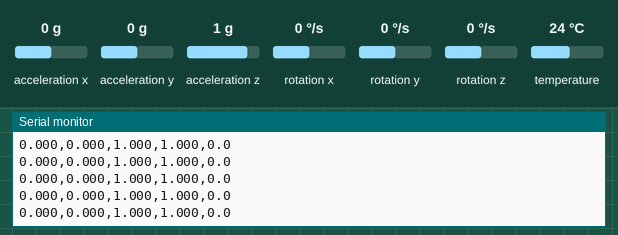
Simulated run of this sketch. Board: ESP32. On the bench: the last lines printed to the serial monitor. The inputs (shaded band) are chosen by the test bench; at power-on: acceleration x 0 g, acceleration y 0 g, acceleration z 1 g, rotation x 0 °/s, rotation y 0 °/s, rotation z 0 °/s, temperature 24 °C.

Above: at 1.2 s.
1.3 s: acceleration x set to -1.4 g
At 1.8 s:
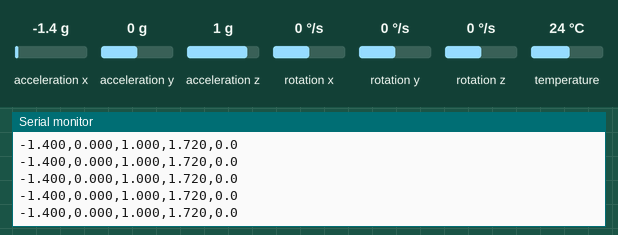
2.8 s: acceleration y set to -1.4 g
At 3.5 s:
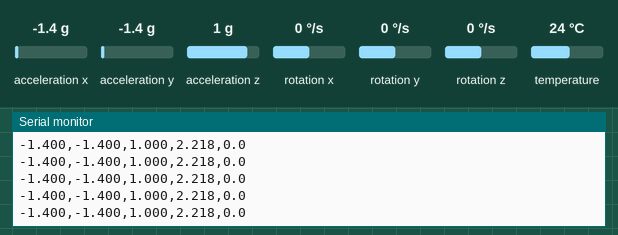
4.3 s: acceleration z set to -1.4 g
At 4.9 s:
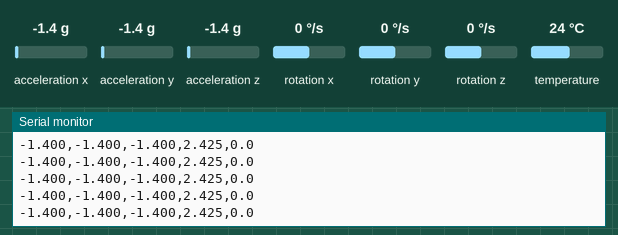
5.8 s: rotation x set to -192 °/s
At 6.6 s:
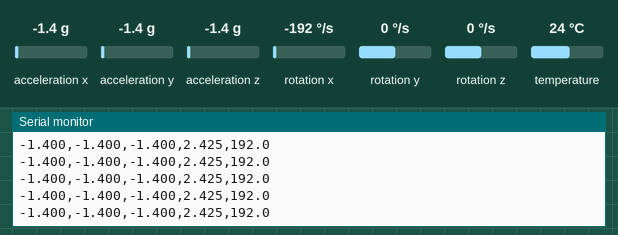
7.3 s: rotation y set to -192 °/s
At 8.4 s:
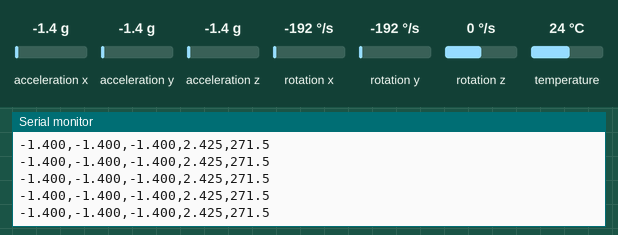
Timing chart, 0 to 9.8 s (numbered marks = the images above; inputs shaded):
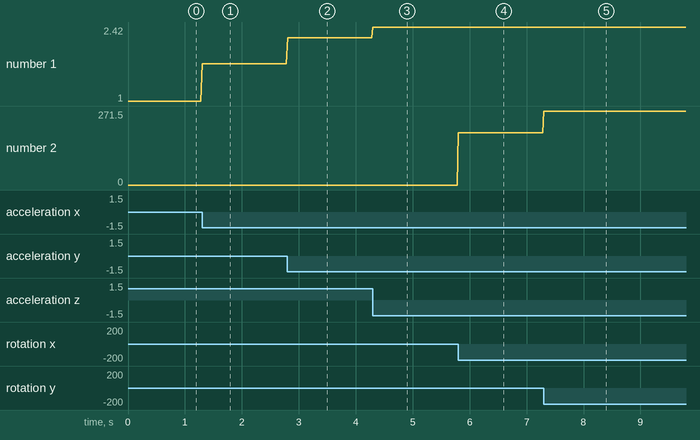

Measured:
- after the input at 1.3 s, the serial monitor: prints a new line at once (image 1)
- after the input at 2.8 s, the serial monitor: prints a new line at once (image 2)
- after the input at 4.3 s, the serial monitor: prints a new line at once (image 3)
- after the input at 5.8 s, the serial monitor: prints a new line at once (image 4)
- after the input at 7.3 s, the serial monitor: prints a new line at once (image 5)
- plotted number 1: 1 → 1.72 after the input at 1.3 s, 1.72 → 2.22 after the input at 2.8 s, 2.22 → 2.42 after the input at 4.3 s
- plotted number 2: 0 → 192 after the input at 5.8 s, 192 → 271.5 after the input at 7.3 s

The sketch:

01_mpu6050_test.ino
```cpp
#include <Adafruit_MPU6050.h>
#include <Adafruit_Sensor.h>
#include <Wire.h>

Adafruit_MPU6050 mpu;

void setup() {
  Serial.begin(115200);
  Wire.begin(21, 22);
  if (!mpu.begin(0x68, &Wire)) {
    Serial.println("MPU6050 not found. Check 3.3V, GND, SDA=21, SCL=22.");
    while (true) delay(100);
  }
  mpu.setAccelerometerRange(MPU6050_RANGE_8_G);
  mpu.setGyroRange(MPU6050_RANGE_500_DEG);
  mpu.setFilterBandwidth(MPU6050_BAND_44_HZ);
  Serial.println("ax_g,ay_g,az_g,accel_magnitude_g,gyro_magnitude_dps");
}

void loop() {
  sensors_event_t a, g, temp;
  mpu.getEvent(&a, &g, &temp);
  const float ax = a.acceleration.x / 9.80665F;
  const float ay = a.acceleration.y / 9.80665F;
  const float az = a.acceleration.z / 9.80665F;
  const float acceleration = sqrtf(ax * ax + ay * ay + az * az);
  const float gx = g.gyro.x * 57.2957795F;
  const float gy = g.gyro.y * 57.2957795F;
  const float gz = g.gyro.z * 57.2957795F;
  const float rotation = sqrtf(gx * gx + gy * gy + gz * gz);

  Serial.printf("%.3f,%.3f,%.3f,%.3f,%.1f\n", ax, ay, az, acceleration,
                rotation);
  delay(20);  // 50 Hz
}
```
